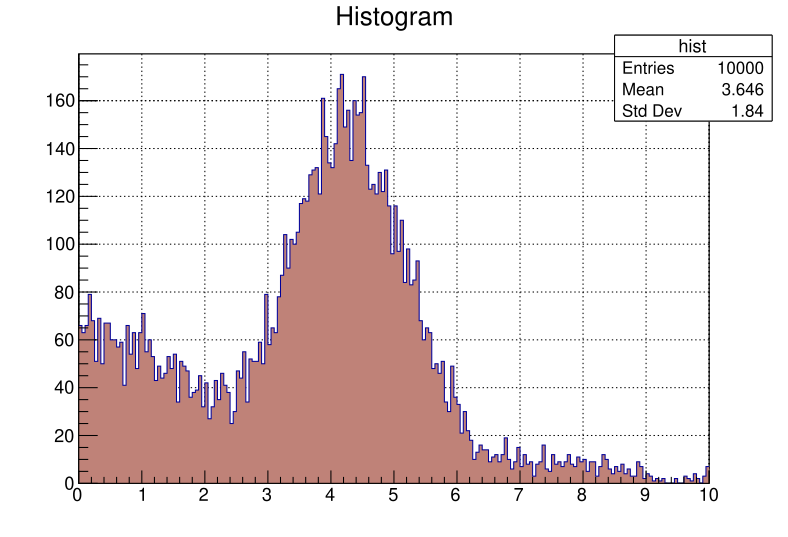

This figure's Python source:
import ROOT
from os import path
from ROOT import *
from ROOT import gROOT, gBenchmark

c1 = TCanvas('c1', 'The Fit Canvas', 200, 10, 700, 500)

c1.SetGridx()
c1.SetGridy()
c1.GetFrame().SetFillColor(21)
c1.GetFrame().SetBorderMode(-1)
c1.GetFrame().SetBorderSize(5)

myfile = ROOT.TFile('py-fillrandom.root', 'recreate')

#create any function or formula 
formul1 = ROOT.TFormula('formul1', 'abs(sin(x)/x)')
sqroot = ROOT.TF1('sqroot', 'x*gaus(0) + [3]*formul1', 0,10)
sqroot.SetParameters(10,4,1,20)
sqroot.SetLineColor(4)
sqroot.SetLineWidth(6)
sqroot.Draw()

#Function name
name = ROOT.TPaveLabel(5, 39, 9.8, 43, 'Function')
name.SetFillColor(41)
name.Draw()

#create one dimensional histogram
hist = ROOT.TH1F('hist', 'Histogram', 200, 0,10)
hist.SetFillColor(45)
hist.FillRandom('sqroot', 10000)
hist.Draw()
c1.Update()

#open root file and save the formula, function and histogram
formul1.Write()
sqroot.Write()
hist.Write()

c1.Print("histofFit.pdf")
